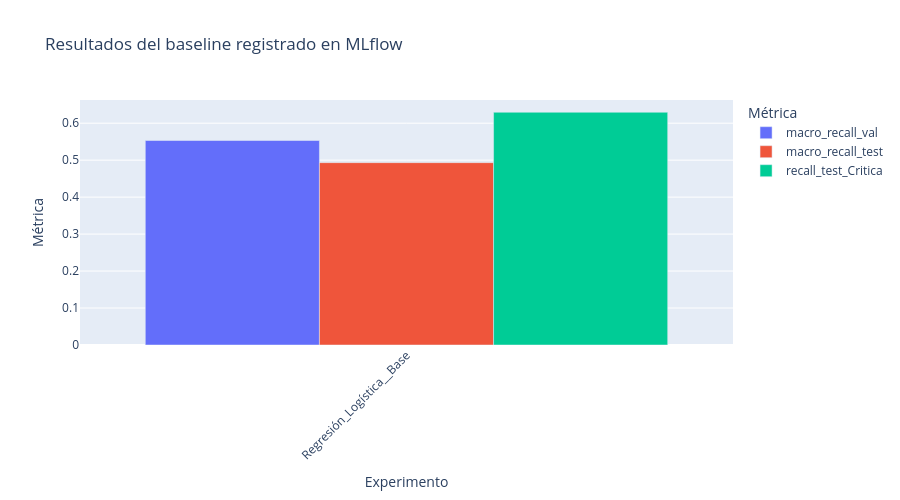

The code cell stored with this chart in its notebook:
### Code cell
fig = px.bar(
    tabla_baseline,
    x="study_name",
    y=[
        "macro_recall_val",
        "macro_recall_test",
        "recall_test_Critica",
    ],
    barmode="group",
    title="Resultados del baseline registrado en MLflow",
    labels={
        "study_name": "Experimento",
        "value": "Métrica",
        "variable": "Métrica",
    },
)

fig.update_layout(
    xaxis_tickangle=-45,
    height=500,
)

fig.show()

### Figure 1 — Plotly figure (JSON) as saved in the notebook; plotly's stock layout.template omitted (floating-point values rounded to 4 significant figures)
{"data": [{"alignmentgroup": "True", "hovertemplate": "Métrica=%{y}<br>Experimento=%{x}<extra></extra>", "legendgroup": "macro_recall_val", "marker": {"color": "#636efa", "pattern": {"shape": ""}}, "name": "macro_recall_val", "offsetgroup": "macro_recall_val", "orientation": "v", "showlegend": true, "textposition": "auto", "type": "bar", "x": ["Regresión_Logística__Base"], "xaxis": "x", "y": [0.5532], "yaxis": "y"}, {"alignmentgroup": "True", "hovertemplate": "Métrica=%{y}<br>Experimento=%{x}<extra></extra>", "legendgroup": "macro_recall_test", "marker": {"color": "#EF553B", "pattern": {"shape": ""}}, "name": "macro_recall_test", "offsetgroup": "macro_recall_test", "orientation": "v", "showlegend": true, "textposition": "auto", "type": "bar", "x": ["Regresión_Logística__Base"], "xaxis": "x", "y": [0.4933], "yaxis": "y"}, {"alignmentgroup": "True", "hovertemplate": "Métrica=%{y}<br>Experimento=%{x}<extra></extra>", "legendgroup": "recall_test_Critica", "marker": {"color": "#00cc96", "pattern": {"shape": ""}}, "name": "recall_test_Critica", "offsetgroup": "recall_test_Critica", "orientation": "v", "showlegend": true, "textposition": "auto", "type": "bar", "x": ["Regresión_Logística__Base"], "xaxis": "x", "y": [0.6296], "yaxis": "y"}], "layout": {"barmode": "group", "height": 500, "legend": {"title": {"text": "Métrica"}, "tracegroupgap": 0}, "title": {"text": "Resultados del baseline registrado en MLflow"}, "xaxis": {"anchor": "y", "domain": [0.0, 1.0], "tickangle": -45, "title": {"text": "Experimento"}}, "yaxis": {"anchor": "x", "domain": [0.0, 1.0], "title": {"text": "Métrica"}}}}
